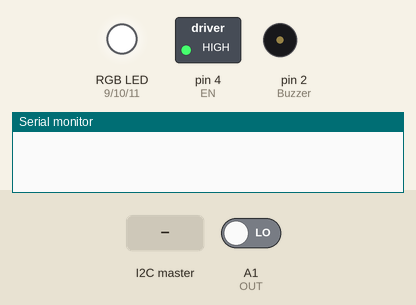
A sketch run on a simulated Arduino Uno, built with avr-gcc and run on an emulated ATmega328P. On the bench: switched loads named in the sketch (green lamp = pin HIGH), an RGB LED mixed from three pins (HIGH = lit), buzzer (waves = sounding), the last lines printed to the serial monitor. The test bench sets the inputs (shaded band); at power-on: A1 (OUT) LOW. Pins used as bus, display or sensor lines are not drawn.

Above: at 1.2 s.
1.3 s: the I2C master sends the byte 1
At 2.5 s:
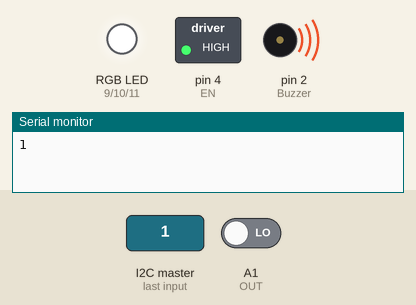
2.8 s: the I2C master sends the byte 2
At 3.9 s:
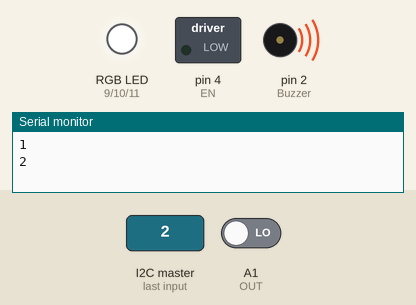
At 6.1 s:
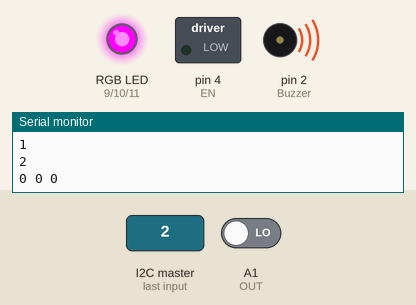
Timing chart, 0 to 7.6 s (numbered marks = the images above; inputs shaded):
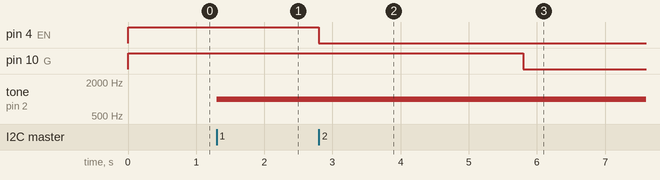

Measured:
- after the input at 1.3 s, tone on pin 2 (Buzzer): silent → 1000 Hz at once
- after the input at 2.8 s, pin 4 (EN): HIGH → LOW at once; pin 10 (G): HIGH → LOW after 3.0 s

The sketch:

robotHead.ino
```cpp
/**
 * @file robotHead.ino
 * @author Umang Patel (1998patelumang@gmail.com)
 * @brief Use to receive the command from Master sand perform operations accordingly
 * @version 0.1
 * @date 2018-01-21
 *
 */
#include<Wire.h> //For Wired Master/Slave Communication
#include<Servo.h> //For Controlling Servo Motor

#define Buzzer 2 //Buzzer Pin Number

//Color Sensor Pin Connection
#define EN 4
#define S0 6
#define S1 5
#define S2 8
#define S3 7
#define OUT A1

//Color LED Configuration
#define R 9
#define G 10
#define B 11

//Address For Wire Communication
const int addressw = 8;


//Variabales for rgb color
int r, g, b;
//Utility for Color Sensor
void readColor();
int readRGB(int dataForS2, int dataForS3);
int smallestRGB(int r, int g, int b);
void writeColor(int value);

//Utility for
void buzzerOn();
void buzzerOff();
void colorSensorOn();
void colorSensorOff();


void setup() {

  //Initalizing Buzzer
  pinMode(Buzzer, OUTPUT);
  //Initializing Color Sensor
  pinMode(EN, OUTPUT);
  pinMode(S2, OUTPUT);
  pinMode(S3, OUTPUT);
  pinMode(S0, OUTPUT);
  pinMode(S1, OUTPUT);
  pinMode(R, OUTPUT);
  pinMode(G, OUTPUT);
  pinMode(B, OUTPUT);
  pinMode(OUT, INPUT);
  digitalWrite(EN, HIGH);
  digitalWrite(S0, HIGH);
  digitalWrite(S1, HIGH);

  //Wire Communication Initalization
  Wire.begin(addressw);
  //Initalize Callback Event
  Wire.onReceive(OnEvent);
  Serial.begin(9600);


  buzzerOff();
  RGB(255, 255, 255);
}

void loop() {
}
/**
 * @brief Callback For Wired Communication
 *
 * @param Counting
 */
void OnEvent(int Counting)
{
  if (Wire.available())
  {
    int command = Wire.read();
    Serial.println(command);
    if (command == 1)
      buzzerOn();
    if (command == 2)
      colorSensorOn();
    if (command == 3)
      buzzerOff();
    if (command == 4)
      colorSensorOff();
  }
}
/**
 * @brief Trun On Buzzer
 *
 */
void buzzerOn()
{
  tone(Buzzer, 1000);
}
/**
 * @brief Turn Off Buzzer
 *
 */
void buzzerOff()
{
  noTone(Buzzer);
}
/**
 * @brief Check the Value of Color Sensor, Accordingly glow RGB LED
 *
 */
void colorSensorOn()
{
  digitalWrite(EN, LOW);
  readColor();
  Serial.print(r);
  Serial.print(" ");
  Serial.print(g);
  Serial.print(" ");
  Serial.print(b);
  Serial.print(" ");
  writeColor(smallestRGB(r, g, b));
}
/**
 * @brief Trun off Color Sensor
 *
 */
void colorSensorOff()
{
  digitalWrite(EN, HIGH);
   RGB(255, 255, 255);
}
/**
 * @brief Read RGB color Data one by one
 *
 */
void readColor()
{
  r = readRGB(LOW, LOW);
  g = readRGB(HIGH, HIGH);
  b = readRGB(LOW, HIGH);
}
/**
 * @brief Read data from Color Sensor and return color according to value of parameters
 *
 * @param dataForS2 High or low for reading perticular color
 * @param dataForS3 High or low for reading perticular color
 * @return int
 */
int readRGB(int dataForS2, int dataForS3)
{
  digitalWrite(S2, dataForS2);
  digitalWrite(S3, dataForS3);
  int out = pulseIn(OUT, LOW);
  digitalWrite(S2, HIGH);
  digitalWrite(S3, LOW);
  return out;
}
/**
 * @brief Calculate Smallest Value in for Color Commination
 *
 * @param r red color value
 * @param g green color value
 * @param b vlue color value
 * @return int smallest of all
 */
int smallestRGB(int r, int g, int b)
{
  if (r < g && r < b)
    return  0;
  else if (g > b)
    return 2;
  else
    return 1;
}
/**
 * @brief Right Color Value according to Value
 *
 * @param value
 */
void writeColor(int value)
{
  if (value == 0)
    RGB(0, 255, 255);
  if (value == 1)
    RGB(255, 0, 255);
  if (value == 2)
    RGB(255, 255, 0);
}
/**
 * @brief Right Color value to RGB LED
 *
 * @param r red color
 * @param g green color
 * @param b blue color
 */
void RGB(int r, int g, int b)
{
  analogWrite(R, r);
  analogWrite(G, g);
  analogWrite(B, b);
}
```
